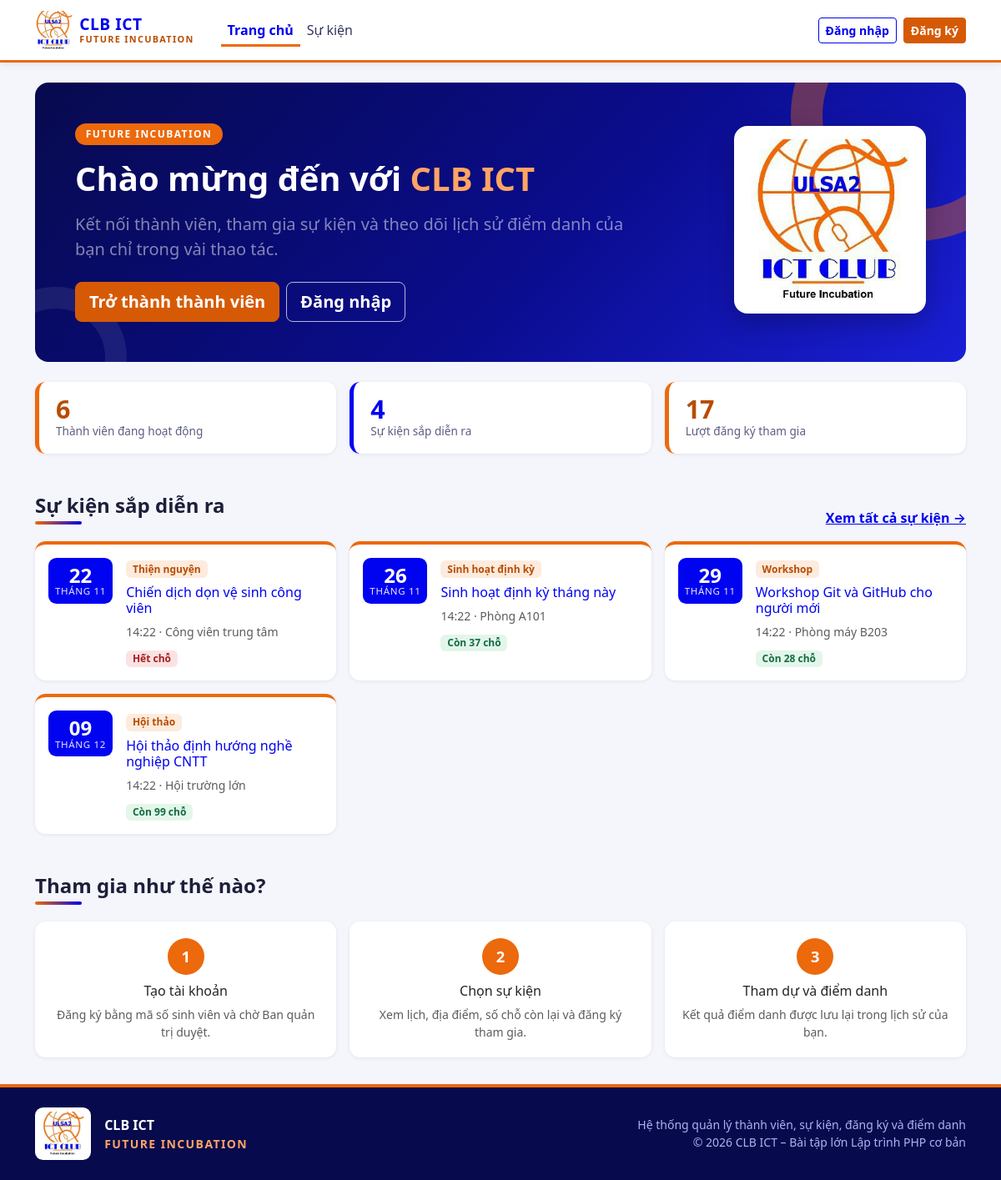
/clb/index.php, run on the app's committed database.
### tables this page shows
CREATE TABLE events (
  id                    INT UNSIGNED NOT NULL AUTO_INCREMENT,
  category_id           INT UNSIGNED NOT NULL,
  title                 VARCHAR(200) NOT NULL,
  description           TEXT         NULL,
  location              VARCHAR(200) NOT NULL,
  start_time            DATETIME     NOT NULL,
  end_time              DATETIME     NOT NULL,
  registration_deadline DATETIME     NOT NULL,
  max_participants      INT UNSIGNED NOT NULL,
  status                ENUM('open','closed','finished','cancelled') NOT NULL DEFAULT 'open',
  PRIMARY KEY (id),
  KEY idx_events_start_time (start_time),
  KEY idx_events_status (status),
  KEY idx_events_category (category_id),
  CONSTRAINT chk_events_max CHECK (max_participants > 0),
  CONSTRAINT chk_events_time CHECK (end_time > start_time),
  CONSTRAINT chk_events_deadline CHECK (registration_deadline <= start_time),
  CONSTRAINT fk_events_category
    FOREIGN KEY (category_id) REFERENCES event_categories(id)
    ON DELETE RESTRICT ON UPDATE CASCADE
);

CREATE TABLE event_categories (
  id   INT UNSIGNED NOT NULL AUTO_INCREMENT,
  name VARCHAR(100) NOT NULL,
  PRIMARY KEY (id),
  UNIQUE KEY uq_event_categories_name (name)
);

### clb/includes/functions.php (called while the page is built, shortened)
<?php
function e(?string $s): string
{
    return htmlspecialchars((string)$s, ENT_QUOTES, 'UTF-8');
}
function url(string $path = ''): string
{
    return BASE_URL . '/' . ltrim($path, '/');
}

### clb/includes/auth.php (called while the page is built, shortened)
<?php
function current_user(): ?array
{
    return $_SESSION['user'] ?? null;
}
function is_logged_in(): bool
{
    return isset($_SESSION['user']['id']);
}

### clb/config/database.php (called while the page is built, shortened)
<?php
function db(): PDO
{
    static $pdo = null;
    if ($pdo === null) {
        $dsn = 'mysql:host=' . DB_HOST . ';dbname=' . DB_NAME . ';charset=utf8mb4';
        try {
            $pdo = new PDO($dsn, DB_USER, DB_PASS, [
                PDO::ATTR_ERRMODE            => PDO::ERRMODE_EXCEPTION,
                PDO::ATTR_DEFAULT_FETCH_MODE => PDO::FETCH_ASSOC,
                PDO::ATTR_EMULATE_PREPARES   => false,
            ]);
        } catch (PDOException $e) {
            error_log('DB connect error: ' . $e->getMessage());
            http_response_code(500);
            exit('Không kết nối được cơ sở dữ liệu. Hãy bật MySQL trong XAMPP và kiểm tra config/config.php.');
        }
    }
    return $pdo;
}

### clb/index.php (the view, shortened to what this page needs)
<?php
$events = db()->query(
    "SELECT e.id, e.title, e.location, e.start_time, e.max_participants,
            c.name AS category_name,
            (SELECT COUNT(*) FROM registrations r
              WHERE r.event_id = e.id AND r.status = 'registered') AS registered_count
     FROM events e
     JOIN event_categories c ON c.id = e.category_id
     WHERE e.status = 'open' AND e.start_time > NOW()
     ORDER BY e.start_time ASC
     LIMIT 6"
)->fetchAll();
$summary = [
    'members' => (int)db()->query("SELECT COUNT(*) FROM users WHERE role = 'member' AND status = 'active'")->fetchColumn(),
    'events'  => (int)db()->query("SELECT COUNT(*) FROM events WHERE status = 'open' AND start_time > NOW()")->fetchColumn(),
    'regs'    => (int)db()->query("SELECT COUNT(*) FROM registrations WHERE status = 'registered'")->fetchColumn(),
];
require __DIR__ . '/includes/header.php';
?>
<section class="hero p-4 p-md-5 mb-4">
    <div class="row align-items-center g-4">
        <div class="col-lg-8">
            <span class="hero-pill mb-3"><?= e(APP_TAGLINE) ?></span>
            <h1 class="display-6 mb-3">Chào mừng đến với <span class="accent"><?= e(APP_NAME) ?></span></h1>
            <p class="lead mb-4 text-white-50">
                Kết nối thành viên, tham gia sự kiện và theo dõi lịch sử điểm danh của bạn
                chỉ trong vài thao tác.
            </p>
            <div class="d-flex flex-wrap gap-2">
                <?php if (is_logged_in()): ?>
                    <a href="<?= e(url('events.php')) ?>" class="btn btn-primary btn-lg">Xem sự kiện sắp diễn ra</a>
                <?php else: ?>
                    <a href="<?= e(url('register.php')) ?>" class="btn btn-primary btn-lg">Trở thành thành viên</a>
                    <a href="<?= e(url('login.php')) ?>" class="btn btn-light-outline btn-lg">Đăng nhập</a>
                <?php endif; ?>
            </div>
        </div>
        <div class="col-lg-4 text-lg-end text-center">
            <div class="hero-logo-card">
                <img src="<?= e(url('assets/img/logo.png')) ?>" alt="Logo <?= e(APP_NAME) ?>" class="hero-logo">
            </div>
        </div>
    </div>
</section>
<section class="row g-3 mb-5">
    <div class="col-sm-4">
        <div class="stat-chip orange">
            <div class="num"><?= $summary['members'] ?></div>
            <div class="lbl">Thành viên đang hoạt động</div>
        </div>
    </div>
    <div class="col-sm-4">
        <div class="stat-chip blue">
            <div class="num"><?= $summary['events'] ?></div>
            <div class="lbl">Sự kiện sắp diễn ra</div>
        </div>
    </div>
    <div class="col-sm-4">
        <div class="stat-chip orange">
            <div class="num"><?= $summary['regs'] ?></div>
            <div class="lbl">Lượt đăng ký tham gia</div>
        </div>
    </div>
</section>
<section id="su-kien" class="mb-5">
    <div class="d-flex justify-content-between align-items-end flex-wrap gap-2">
        <h2 class="h4 section-title">Sự kiện sắp diễn ra</h2>
        <a class="fw-semibold mb-3" href="<?= e(url('events.php')) ?>">Xem tất cả sự kiện &rarr;</a>
    </div>
    <?php if (!$events): ?>
        <div class="alert alert-info">Hiện chưa có sự kiện nào đang mở đăng ký.</div>
    <?php else: ?>
        <div class="row g-3">
            <?php foreach ($events as $ev):
                $ts   = strtotime($ev['start_time']);
                $left = max(0, (int)$ev['max_participants'] - (int)$ev['registered_count']);
                if ($left === 0) {
                    $seatClass = 'badge-seat-full'; $seatText = 'Hết chỗ';
                } elseif ($left <= 3) {
                    $seatClass = 'badge-seat-low';  $seatText = 'Còn ' . $left . ' chỗ';
                } else {
                    $seatClass = 'badge-seat-ok';   $seatText = 'Còn ' . $left . ' chỗ';
                }
            ?>
                <div class="col-md-6 col-lg-4">
                    <div class="card event-card h-100">
                        <div class="card-body d-flex gap-3">
                            <div class="date-block flex-shrink-0">
                                <div class="day"><?= e(date('d', $ts)) ?></div>
                                <div class="mon">Tháng <?= e(date('n', $ts)) ?></div>
                            </div>
                            <div class="flex-grow-1">
                                <span class="badge badge-cat mb-2"><?= e($ev['category_name']) ?></span>
                                <h3 class="h6 mb-2"><a class="text-decoration-none stretched-link" href="<?= e(url('event.php?id=' . (int)$ev['id'])) ?>"><?= e($ev['title']) ?></a></h3>
                                <div class="small text-muted"><?= e(date('H:i', $ts)) ?> &middot; <?= e($ev['location']) ?></div>
                                <div class="mt-2">
                                    <span class="badge <?= e($seatClass) ?>"><?= e($seatText) ?></span>
                                </div>
                            </div>
                        </div>
                    </div>
                </div>
            <?php endforeach; ?>
        </div>
    <?php endif; ?>
</section>
<section class="mb-2">
    <h2 class="h4 section-title">Tham gia như thế nào?</h2>
    <div class="row g-3">
        <div class="col-md-4">
            <div class="card step-card">
                <div><span class="step-no">1</span></div>
                <h3 class="h6">Tạo tài khoản</h3>
                <p class="small text-muted mb-0">Đăng ký bằng mã số sinh viên và chờ Ban quản trị duyệt.</p>
            </div>
        </div>
        <div class="col-md-4">
            <div class="card step-card">
                <div><span class="step-no">2</span></div>
                <h3 class="h6">Chọn sự kiện</h3>
                <p class="small text-muted mb-0">Xem lịch, địa điểm, số chỗ còn lại và đăng ký tham gia.</p>
            </div>
        </div>
        <div class="col-md-4">
            <div class="card step-card">
                <div><span class="step-no">3</span></div>
                <h3 class="h6">Tham dự và điểm danh</h3>
                <p class="small text-muted mb-0">Kết quả điểm danh được lưu lại trong lịch sử của bạn.</p>
            </div>
        </div>
    </div>
</section>
<?php require __DIR__ . '/includes/footer.php'; ?>

### clb/includes/header.php (shortened to what this page needs)
<?php
$user = current_user();
$currentPage = basename($_SERVER['SCRIPT_NAME'] ?? '');
$inAdmin = str_contains(str_replace('\\', '/', $_SERVER['SCRIPT_NAME'] ?? ''), '/admin/');
$initial = '';
?>
<!DOCTYPE html>
<html lang="vi">
<head>
    <link href="https://cdn.jsdelivr.net/npm/bootstrap@5.3.3/dist/css/bootstrap.min.css" rel="stylesheet">
    <link href="<?= e(url('assets/css/style.css')) ?>" rel="stylesheet">
</head>
<body class="d-flex flex-column min-vh-100">
<nav class="navbar navbar-expand-lg navbar-light bg-white site-nav sticky-top">
    <div class="container">
        <a class="navbar-brand d-flex align-items-center gap-2" href="<?= e(url('index.php')) ?>">
            <img src="<?= e(url('assets/img/logo.png')) ?>" alt="Logo <?= e(APP_NAME) ?>" class="brand-logo">
            <span class="lh-1">
                <span class="brand-name"><?= e(APP_NAME) ?></span>
                <small class="brand-tag d-block"><?= e(APP_TAGLINE) ?></small>
            </span>
        </a>
        <div class="collapse navbar-collapse" id="mainNav">
            <ul class="navbar-nav me-auto ms-lg-3">
                <li class="nav-item">
                    <a class="nav-link<?= (!$inAdmin && $currentPage === 'index.php') ? ' active' : '' ?>"
                       href="<?= e(url('index.php')) ?>">Trang chủ</a>
                </li>
                <li class="nav-item">
                    <a class="nav-link<?= (!$inAdmin && in_array($currentPage, ['events.php', 'event.php'], true)) ? ' active' : '' ?>"
                       href="<?= e(url('events.php')) ?>">Sự kiện</a>
                </li>
            </ul>
            <div class="d-flex align-items-center gap-2 mt-3 mt-lg-0">
                <?php if ($user): ?>
                    <a href="<?= e(url('profile.php')) ?>" class="d-flex align-items-center gap-2 text-decoration-none me-2"
                       title="Hồ sơ cá nhân">
                        <span class="user-avatar" aria-hidden="true"><?= e($initial) ?></span>
                        <span class="small fw-semibold text-dark"><?= e($user['full_name']) ?></span>
                    </a>
                    <form method="post" action="<?= e(url('logout.php')) ?>" class="d-inline">
                        <?= csrf_field() ?>
                        <button type="submit" class="btn btn-outline-brand btn-sm">Đăng xuất</button>
                    </form>
                <?php else: ?>
                    <a class="btn btn-outline-brand btn-sm" href="<?= e(url('login.php')) ?>">Đăng nhập</a>
                    <a class="btn btn-primary btn-sm" href="<?= e(url('register.php')) ?>">Đăng ký</a>
                <?php endif; ?>
            </div>
        </div>
    </div>
</nav>
<main class="container py-4 flex-grow-1">

### clb/includes/footer.php (shortened to what this page needs)
</main>
<footer class="site-footer mt-auto">
    <div class="container py-4">
        <div class="d-flex flex-column flex-md-row align-items-md-center justify-content-between gap-3">
            <div class="d-flex align-items-center gap-3">
                <span class="footer-logo-wrap">
                    <img src="<?= e(url('assets/img/logo.png')) ?>" alt="Logo <?= e(APP_NAME) ?>" class="footer-logo">
                </span>
                <div>
                    <div class="fw-bold text-white"><?= e(APP_NAME) ?></div>
                    <div class="small footer-tag"><?= e(APP_TAGLINE) ?></div>
                </div>
            </div>
            <div class="small footer-muted text-md-end">
                Hệ thống quản lý thành viên, sự kiện, đăng ký và điểm danh<br>
                &copy; <?= date('Y') ?> <?= e(APP_NAME) ?> – Bài tập lớn Lập trình PHP cơ bản
            </div>
        </div>
    </div>
</footer>
</body>
</html>

### data on the page
events: start_time "22", start_time "11", category.name "Thiện nguyện", title "Chiến dịch dọn vệ sinh công viên", start_time "14:22", location "Công viên trung tâm", seatText "Hết chỗ"
events: start_time "26", start_time "11", category.name "Sinh hoạt định kỳ", title "Sinh hoạt định kỳ tháng này", start_time "14:22", location "Phòng A101", seatText "Còn 37 chỗ"
events: start_time "29", start_time "11", category.name "Workshop", title "Workshop Git và GitHub cho người mới", start_time "14:22", location "Phòng máy B203", seatText "Còn 28 chỗ"
events: start_time "09", start_time "12", category.name "Hội thảo", title "Hội thảo định hướng nghề nghiệp CNTT", start_time "14:22", location "Hội trường lớn", seatText "Còn 99 chỗ"

### other printed values
APP_NAME "CLB ICT"
APP_TAGLINE "FUTURE INCUBATION"
$summary['members'] "6"
$summary['events'] "4"
$summary['regs'] "17"
